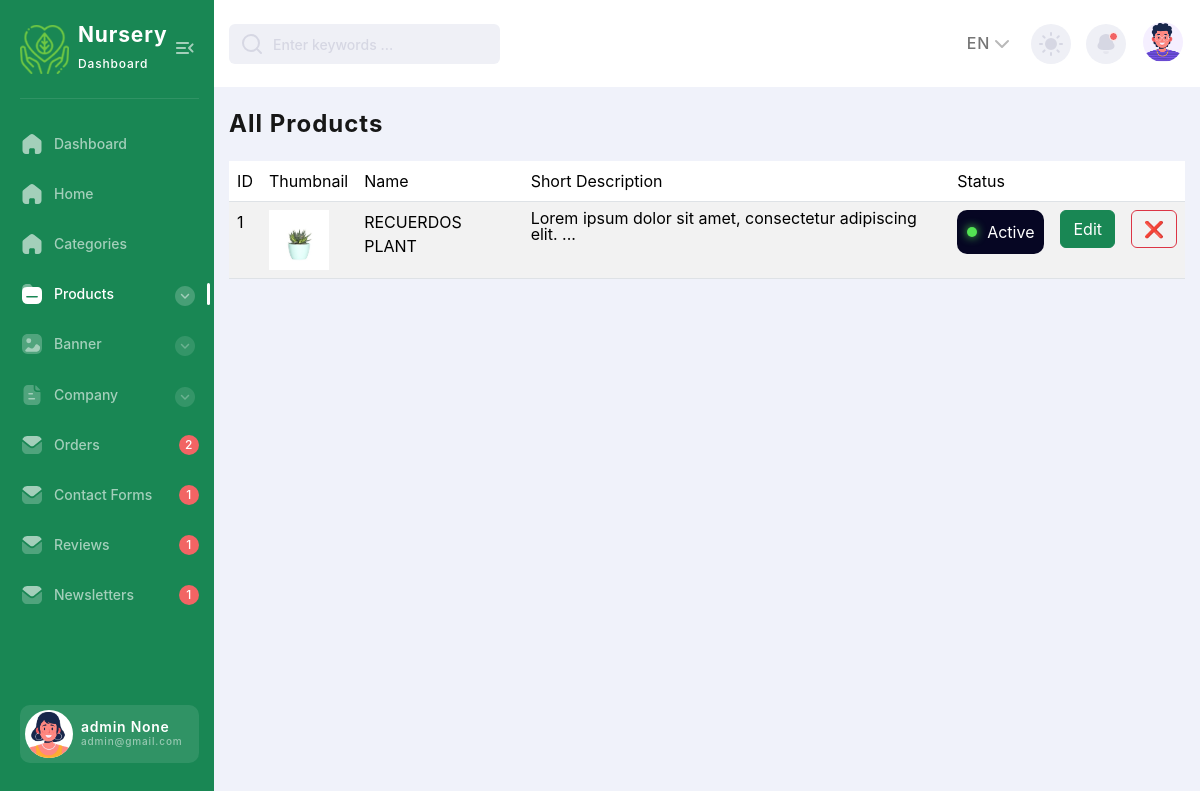
Screenshot of /products/ (signed in) with the database file from the repository.
### backend/models.py (models this page shows, shortened)
class Company(models.Model):
    class Meta:
        db_table = "company"
        verbose_name = 'Company'
        verbose_name_plural = 'Companies'
    name = models.CharField(max_length=255)
    description = models.TextField(null=True,blank=True)
    email = models.CharField(max_length = 255)
    phone_number = models.CharField(max_length = 14)
    logo = models.ImageField(upload_to='logo/',null=True,blank=True)
    favicon = models.ImageField(upload_to='favicon/',null=True,blank=True)
    address = models.CharField(max_length = 255,null=True,blank=True)
    currency_symbol = models.TextField(blank=True,default="₹")

class Users(AbstractUser):
    username = None  # Remove the username field
    email = models.EmailField(unique=True)
    first_name = models.CharField(max_length=30)
    last_name = models.CharField(max_length=30,null=True,blank=True)
    date_of_birth = models.DateField(null=True, blank=True)
    USERNAME_FIELD = 'email'
    REQUIRED_FIELDS = ['first_name']  # Add any other required fields
    objects = CustomUserManager()

class Products(models.Model):
    class Meta:
        db_table = 'products'
        managed = True
        verbose_name = 'Product'
        verbose_name_plural = 'Products'
    name = models.CharField(max_length=255)
    category = models.ForeignKey(ProductCategory,on_delete=models.PROTECT,null=True,blank=True)
    cost_price = models.CharField(max_length=255)
    selling_price = models.CharField(max_length=255)
    rating = models.CharField(max_length=255,null=True,blank=True)
    short_description = models.CharField(max_length=255)
    description = models.TextField()
    tags = models.CharField(max_length = 255,null=True,blank=True)
    is_published = models.BooleanField(default=True,null=True,blank=True)
    is_new_arrival = models.BooleanField(default=True,null=True,blank=True)
    is_best_selling = models.BooleanField(default=True,null=True,blank=True)

class Images(models.Model):
    class Meta:
        db_table = 'images'
        managed = True
        verbose_name = 'Image'
        verbose_name_plural = 'Images'
    image = models.ImageField(upload_to='images/')
    product = models.ForeignKey(Products,on_delete=models.CASCADE)

### backend/views.py (the view)
# urls.py: path('products/',bViews.AllProducts,name='all-products'),
def AllProducts(request):
    if is_admin(request):
        products = Products.objects.all()
        product_images = Images.objects.all()
        context = {
            "products":products,
            "images":product_images
        }
        return render(request,'all/products.html',context)

### backend/views.py (called while the page is built)
def is_admin(request):
    if request.user.is_superuser:
        return True
    return False

### backend/templates/all/products.html (shortened to what this page needs)
{% extends "masters/admin_master.html" %}
{% block page-name %}
  All Products
{% endblock page-name %}
{% block body %}
    <div class="all-products-wrapper">
        <table class="table table-striped">
            <thead>
                <tr>
                    <td>ID</td>
                    <td>Thumbnail</td>
                    <td>Name</td>
                    <td>Short Description</td>
                    <td>Status</td>
                    <td></td>
                    <td></td>
                </tr>
            </thead>
            <tbody>
                {% for product in products %}
                  <tr>
                    <td>{{product.id}}</td>
                    <td>
                    {% for image in first_images %}
                      {% if image.product.id == product.id %}
                        <img src="/media/{{image.image}}" alt="" class="thumbnail">
                        {% endif %}
                        {% endfor %}
                    </td>
                    <td>{{product.name}}</td>
                    <td>{{product.short_description |slice:":60" |safe}}...</td>
                    <td>
                        {% if product.is_published %}
                          <div class="active-product">
                            <span class="active-circle"></span>
                            <span class="active-text">Active</span>
                          </div>
                          {%else%}
                          <div class="deactive-product">
                            <span class="deactive-circle"></span>
                            <span class="deactive-text">Deactive</span>
                          </div>
                        {% endif %}</td>
                    <td><a href="{%url 'edit-product' product_id=product.id%}" class="btn btn-success">Edit</a></td>
                    <td>
                        <form action="{%url 'delete-product' product_id=product.id%}" method="post">
                        <button class="btn btn-outline-danger" type="button" id="id_delete_product_button_{{product.id}}" onclick="confirmProductDelete('{{product.id}}')">❌</button>
                        </form>
                    </td>
                  </tr>
                {% endfor %}
            </tbody>
        </table>
    </div>
{% endblock body %}

### backend/templates/masters/admin_master.html (shortened to what this page needs)
<!DOCTYPE html>
<html lang="en">
<head>
    {% load static %}
    <link href="https://cdn.jsdelivr.net/npm/bootstrap@5.3.3/dist/css/bootstrap.min.css" rel="stylesheet">
  <link rel="stylesheet" href="{% static 'css/backend_style.min.css' %}">
</head>
<body>
    <div class="page-flex">
<aside class="sidebar">
    <div class="sidebar-start">
        <div class="sidebar-head">
            <a href="{%url 'dashboard'%}" class="logo-wrapper" title="Home">
                <div class="logo" style="background: none;">
                    <img src="/media/{{company.logo}}" alt="">
                </div>
                <div class="logo-text">
                    <span class="logo-title">{% if company.name %}
                      {{company.name}}
                      {%else%}
                      Nursery
                    {% endif %}</span>
                    <span class="logo-subtitle">Dashboard</span>
                </div>
            </a>
            <button class="sidebar-toggle transparent-btn" title="Menu" type="button">
                <span class="icon menu-toggle" aria-hidden="true"></span>
            </button>
        </div>
        <div class="sidebar-body">
            <ul class="sidebar-body-menu">
                <li>
                    <a href="{%url 'dashboard'%}" data-active-url="{%url 'dashboard'%}"><span class="icon home" aria-hidden="true"></span>Dashboard</a>
                </li>
                <li>
                    <a href="/"><span class="icon home" aria-hidden="true"></span>Home</a>
                </li>
                <li>
                    <a href="{%url 'all-categories'%}" data-active-url="{%url 'all-categories'%}"><span class="icon home" aria-hidden="true"></span>Categories</a>
                </li>
                <li>
                    <a class="show-cat-btn" href="##" data-active-url="{%url 'all-products'%}" data-active-url-add="{%url 'add-product'%}">
                        <span class="icon folder" aria-hidden="true"></span>Products
                        <span class="category__btn transparent-btn" title="Open list">
                            <span class="icon arrow-down" aria-hidden="true"></span>
                        </span>
                    </a>
                    <ul class="cat-sub-menu">
                        <li>
                        </li>
                        <li>
                        </li>
                    </ul>
                </li>
                <li>
                    <a class="show-cat-btn" href="##" data-active-url="{%url 'all-banners'%}" data-active-url-add="{%url 'add-banner'%}">
                        <span class="icon image" aria-hidden="true"></span>Banner
                        <span class="category__btn transparent-btn" title="Open list">
                            <span class="icon arrow-down" aria-hidden="true"></span>
                        </span>
                    </a>
                    <ul class="cat-sub-menu">
                        <li>
                        </li>
                        <li>
                        </li>
                    </ul>
                </li>
                <li>
                    <a class="show-cat-btn" href="##" data-active-url-add="{%url 'add-company'%}" data-active-url="{%url 'edit-company'%}">
                        <span class="icon paper" aria-hidden="true"></span>Company
                        <span class="category__btn transparent-btn" title="Open list">
                            <span class="icon arrow-down" aria-hidden="true"></span>
                        </span>
                    </a>
                    <ul class="cat-sub-menu">
                        <li>
                        </li>
                        <li>
                        </li>
                    </ul>
                </li>
                <li>
                    <a href="{%url 'admin-orders'%}" data-active-url="{%url 'admin-orders'%}">
                        <span class="icon message" aria-hidden="true"></span>
                        Orders
                    </a>
                    <span class="msg-counter">{{new_orders}}</span>
                </li>
                <li>
                    <a href="{%url 'contact-forms'%}" data-active-url="{%url 'contact-forms'%}">
                        <span class="icon message" aria-hidden="true"></span>
                        Contact Forms
                    </a>
                    <span class="msg-counter">{{new_contactforms}}</span>
                </li>
                <li>
                    <a href="{%url 'all-reviews'%}" data-active-url="{%url 'all-reviews'%}">
                        <span class="icon message" aria-hidden="true"></span>
                        Reviews
                    </a>
                    <span class="msg-counter">{{new_reviews}}</span>
                </li>
                <li>
                    <a href="{%url 'newsletters'%}" data-active-url="{%url 'newsletters'%}">
                        <span class="icon message" aria-hidden="true"></span>
                        Newsletters
                    </a>
                    <span class="msg-counter">{{new_newsletters}}</span>
                </li>
            </ul>
        </div>
    </div>
    <div class="sidebar-footer">
        <a href="{%url 'dashboard'%}" class="sidebar-user">
            <span class="sidebar-user-img">
                <picture><source srcset="{% static 'images/avatar/avatar-illustrated-01.webp' %}" type="image/webp"><img src="{% static 'images/avatar/avatar-illustrated-01.webp' %}" alt="User name"></picture>
            </span>
            <div class="sidebar-user-info">
                <span class="sidebar-user__title">{{request.user.first_name}} {{request.user.last_name}}</span>
                <span class="sidebar-user__subtitle">{{request.user.email}}</span>
            </div>
        </a>
    </div>
</aside>
<div class="main-wrapper">
    <nav class="main-nav--bg">
    <div class="container main-nav">
        <div class="main-nav-start">
        <div class="search-wrapper">
            <i data-feather="search" aria-hidden="true"></i>
            <input type="text" placeholder="Enter keywords ..." required>
        </div>
        </div>
        <div class="main-nav-end">
        <div class="lang-switcher-wrapper">
            <button class="lang-switcher transparent-btn" type="button">
            EN
            <i data-feather="chevron-down" aria-hidden="true"></i>
            </button>
        </div>
        <button class="theme-switcher gray-circle-btn" type="button" title="Switch theme">
            <i class="sun-icon" data-feather="sun" aria-hidden="true"></i>
        </button>
        <div class="notification-wrapper">
            <button class="gray-circle-btn dropdown-btn" title="To messages" type="button">
            <span class="icon notification active" aria-hidden="true"></span>
            </button>
        </div>
        <div class="nav-user-wrapper">
            <button href="##" class="nav-user-btn dropdown-btn" title="My profile" type="button">
            <span class="nav-user-img">
                <picture><source srcset="{% static 'images/avatar/avatar-illustrated-02.webp' %}" type="image/webp"><img src="{% static 'images/avatar/avatar-illustrated-02.webp' %}" alt="User name"></picture>
            </span>
            </button>
        </div>
        </div>
    </div>
    </nav>
<main class="main users chart-page" id="skip-target">
    <div class="container">
        <h2 class="main-title">
            {% block page-name %}{% endblock page-name %}
        </h2>
    {% block body %}
    {% endblock body %}
    </div>
</main>
</div>
</div>
</body>
</html>

### backend/templates/all/products.html (style rules this page uses)
.active-product,.deactive-product { display: flex; justify-content: center; align-items: center; gap: 10px; background-color: rgb(6, 6, 35); padding: 10px; border-radius: 10px; color: white; }
.active-product .active-circle { width: 10px; height: 10px; border-radius: 50%; background-color: #53e453; box-shadow: 0px 0px 10px #53e453; }
.thumbnail { max-width: 200px; }

### rows the page displays
Company: logo (picture), name "Nursery"
Users: user.first_name "admin", user.last_name "None", user.email "admin@gmail.com"
Products: id "1", name "RECUERDOS PLANT", short_description "Lorem ipsum dolor sit amet, consectetur adipiscing elit.", is_published True (drawn)
Images: image (picture)

### other values shown
{{ new_orders }} "2"
{{ new_contactforms }} "1"
{{ new_reviews }} "1"
{{ new_newsletters }} "1"
